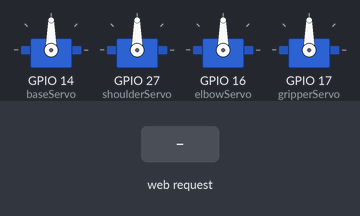
A sketch run on a simulated ESP32. Shown: 4 × servo. The inputs (shaded band) are chosen by the test bench. WiFi joins after 1.5 s; servers stay silent unless stated; random numbers use the default seed unless the sketch sets one; what the sketch prints to the serial monitor is not drawn.

Above: at 2.7 s.
2.8 s: HTTP request GET /moveBase?degrees=Base received
At 4.6 s:
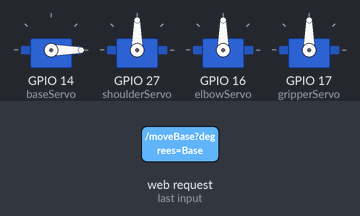
5.2 s: HTTP request GET /moveShoulder?degrees=Base received
At 6.4 s:
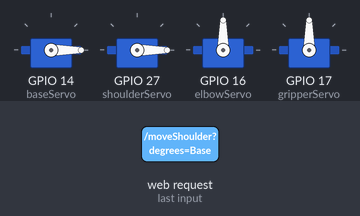
7.6 s: HTTP request GET /moveElbow?degrees=Base received
At 9.4 s:
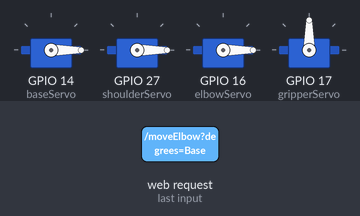
10.0 s: HTTP request GET /moveBase?degrees=120&name=120 received
At 11.5 s:
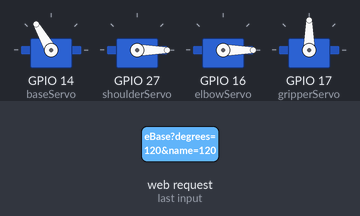
12.7 s: HTTP request GET /moveBase?degrees=Shoulder received
At 12.86 s:
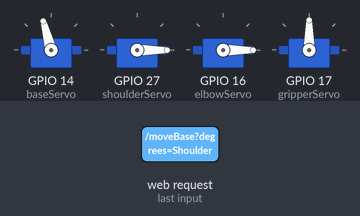
15.1 s: HTTP request GET /moveShoulder?degrees=120&name=120 received
At 16.6 s:
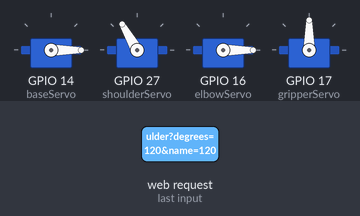
Timing chart, 0 to 18.1 s (numbered marks = the images above; inputs shaded):
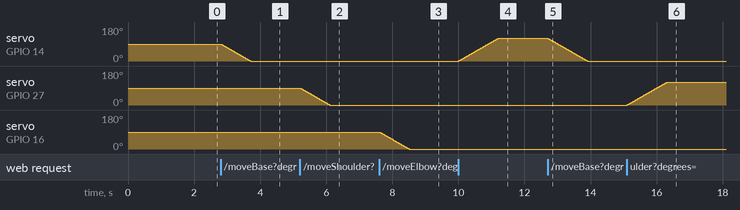

The sketch:

arm_rest.ino
```cpp
#include <WiFi.h>
#include <WebServer.h>
#include <ESP32Servo.h>

// WiFi credentials
const char* ssid = "**";
const char* password = "**";

// Web server running on port 80
WebServer server(80);

// Servo objects
Servo baseServo;
Servo shoulderServo;
Servo elbowServo;
Servo gripperServo;
int currentBase = 90;
int currentShoulder = 90;
int currentElbow = 90;
int currentGripper = 90;
// Function prototypes
void moveBase();
void moveShoulder();
void moveElbow();
void moveGripper();

void setup() {
  Serial.begin(115200);

  // Attach servo pins
  baseServo.attach(14);
  shoulderServo.attach(27);
  elbowServo.attach(16);
  gripperServo.attach(17);

  // Connect to WiFi
  WiFi.begin(ssid, password);
  while (WiFi.status() != WL_CONNECTED) {
    delay(500);
    Serial.print(".");
  }
  Serial.println("\nWiFi connected");
  Serial.println(WiFi.localIP());

  // Set up server routes
  server.on("/moveBase", HTTP_GET, moveBase);
  server.on("/moveShoulder", HTTP_GET, moveShoulder);
  server.on("/moveElbow", HTTP_GET, moveElbow);
  server.on("/moveGripper", HTTP_GET, moveGripper);
  server.on("/namaste", HTTP_GET, namaste);
  server.begin();
}

// Common function to handle servo movement
int& getCurrentPositionRef(const String& name) {
  if (name == "Base") return currentBase;
  else if (name == "Shoulder") return currentShoulder;
  else if (name == "Elbow") return currentElbow;
  else return currentGripper;
}

void handleServoMove(Servo &servo, const String& name) {
  if (server.hasArg("degrees")) {
    int target = server.arg("degrees").toInt();
    if (target >= 0 && target <= 180) {
      int& current = getCurrentPositionRef(name);

      int step = (target > current) ? 1 : -1;
      for (int pos = current; pos != target; pos += step) {
        servo.write(pos);
        delay(10);  // Adjust delay for smoother/faster movement
      }
      servo.write(target);  // Final adjustment
      current = target;     // Update current position

      server.send(200, "text/plain", name + " moved to " + String(target) + " degrees (smooth)");
    } else {
      server.send(400, "text/plain", "Degrees must be between 0 and 180");
    }
  } else {
    server.send(400, "text/plain", "Missing 'degrees' parameter");
  }
}

void namaste() {
  if (server.hasArg("name")) {
    String name = server.arg("name");

    // Generate a random number between 1 and 1000
    int randomNumber = random(1, 1001);

    // Send response with name and random number
    String message = "Namaste to " + name + " from ChotuRobo. Random number: " + String(randomNumber);
    server.send(200, "text/plain", message);
  } else {
    server.send(400, "text/plain", "Name parameter is missing.");
  }
}

void moveBase() {
  handleServoMove(baseServo, "Base");
}

void moveShoulder() {
  handleServoMove(shoulderServo, "Shoulder");
}

void moveElbow() {
  handleServoMove(elbowServo, "Elbow");
}

void moveGripper() {
  handleServoMove(gripperServo, "Gripper");
}

void loop() {
  server.handleClient();
}
```

Measured:
- after the input at 2.8 s, servo on GPIO 14 (baseServo): moves from 90° to 0° over 0.90 s, starting at once
- after the input at 5.2 s, servo on GPIO 27 (shoulderServo): moves from 90° to 0° over 0.90 s, starting at once
- after the input at 7.6 s, servo on GPIO 16 (elbowServo): moves from 90° to 0° over 0.90 s, starting at once
- after the input at 10.0 s, servo on GPIO 14 (baseServo): moves from 0° to 120° over 1.2 s, starting at once
- after the input at 12.7 s, servo on GPIO 14 (baseServo): moves from 120° to 0° over 1.2 s, starting at once
- after the input at 15.1 s, servo on GPIO 27 (shoulderServo): moves from 0° to 120° over 1.2 s, starting at once
